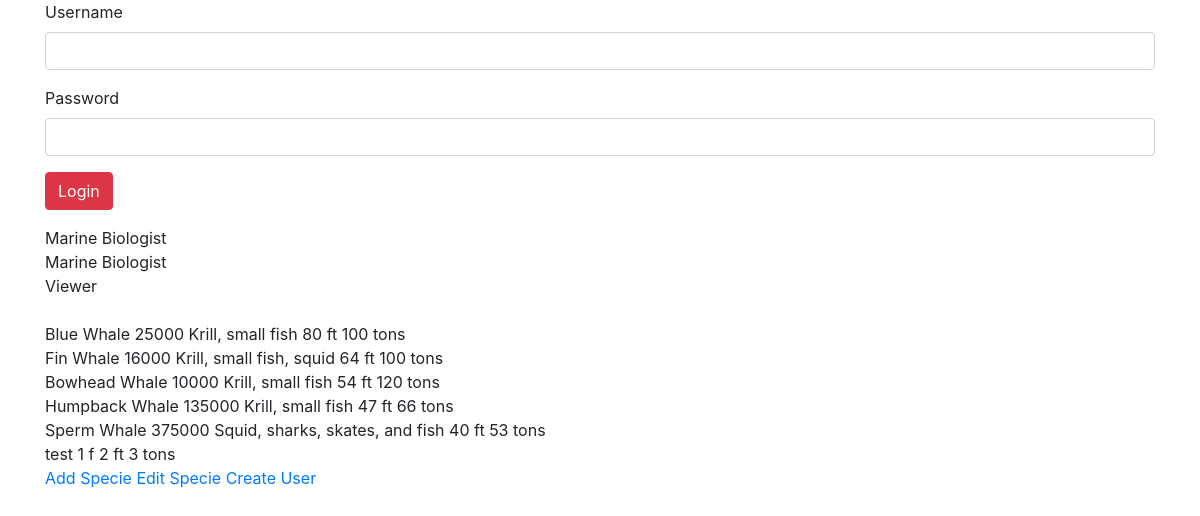
The app's page /index/ with its own data.
### WhaleProfiles/models.py (models this page shows, shortened)
class Profile(models.Model):
    user = models.OneToOneField(
        User,
        on_delete=models.CASCADE,
        primary_key=True
    )
    role = models.CharField(max_length=500)

class Specie(models.Model):
    name = models.CharField(max_length=500)
    numWhales = models.IntegerField(default=0)
    diet = models.CharField(max_length=500)
    size = models.IntegerField(default=0)
    weight = models.IntegerField(default=0)

### WhaleProfiles/views.py (the view, shortened to what this page needs)
# urls.py: path('index/', views.Index.as_view(), name='index'),
class Index(View):
    allUsers = User.objects.all()
    allProfiles = Profile.objects.all()
    whales = Specie.objects.all()
    def get(self, request):
        context = {
        'allUsers': self.allUsers,
        'allProfiles': self.allProfiles,
        'whales': self.whales
        }
        template = loader.get_template('WhaleProfiles/index.html')
        return HttpResponse(template.render(context, request))

### WhaleProfiles/templates/WhaleProfiles/index.html (shortened to what this page needs)
<!DOCTYPE html>
<html>
  <head>
    <link rel="stylesheet" href="https://maxcdn.bootstrapcdn.com/bootstrap/4.4.1/css/bootstrap.min.css" />
  </head>
  <body>
    <div class="container">
      {% if user.is_authenticated %}
        <!-- If someone is logged in, we welocme them and give them <thead>
          opportunity to log out. -->
        <h3>Welcome, {{ user.username }}</h3>
        <!-- Use POST for sure any time you are dealing with login/logout info.
          In general, you should use POST unless you have a good reason not to.
          The main reason to use GET instead is if you want the input data to be
          transfereable in the URL; GET puts all data submissions in the URL. -->
        <form style="padding-bottom:1em;" method="POST">
          {% csrf_token %}
          <!-- I use the hidden input element to send along the information that
            we are logging out. -->
          <input type="hidden" name="logout" value="logout"></input>
          <button type="submit" class="btn btn-danger">Logout</button>
        </form>
      {% else %}
        <form style="padding-bottom:1em;" method="POST">
          <div class="form-group">
            <label for="inputUsername">Username</label>
            <input type="text" class="form-control" name="inputUsername" id="inputUsername" />
          </div>
          <div class="form-group">
            <label for="inputPassword">Password</label>
            <input type="password" class="form-control" name="inputPassword" id="inputPassword" />
          </div>
          <button type="submit" class="btn btn-danger">Login</button>
        </form>
      {% endif %}
      {% for profile in allProfiles %}
      {{profile.role}}
      <br />
      {% endfor %}
      <br />
      {% for whale in whales %}
      {{whale.name}}
      {{whale.numWhales}}
      {{whale.diet}}
      {{whale.size}} ft
      {{whale.weight}} tons
      <br />
      {% endfor %}
      <a href="/WhaleProfiles/addSpecie">
        Add Specie
      </a>
      <a href="/WhaleProfiles/editSpecie">
        Edit Specie
      </a>
      <a href="/WhaleProfiles/createUser">
        Create User
      </a>
    </div>
  </body>
</html>

### records on screen
Profile: role "Marine Biologist"
Profile: role "Marine Biologist"
Profile: role "Viewer"
Specie: name "Blue Whale", numWhales "25000", diet "Krill, small fish", size "80", weight "100"
Specie: name "Fin Whale", numWhales "16000", diet "Krill, small fish, squid", size "64", weight "100"
Specie: name "Bowhead Whale", numWhales "10000", diet "Krill, small fish", size "54", weight "120"
Specie: name "Humpback Whale", numWhales "135000", diet "Krill, small fish", size "47", weight "66"
Specie: name "Sperm Whale", numWhales "375000", diet "Squid, sharks, skates, and fish", size "40", weight "53"
Specie: name "test", numWhales "1", diet "f", size "2", weight "3"
